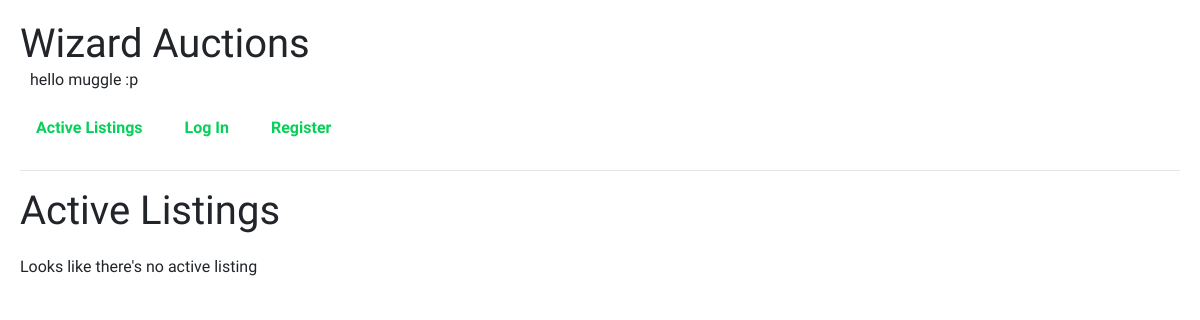
/categories/2, run on an earlier commit of the app's database.
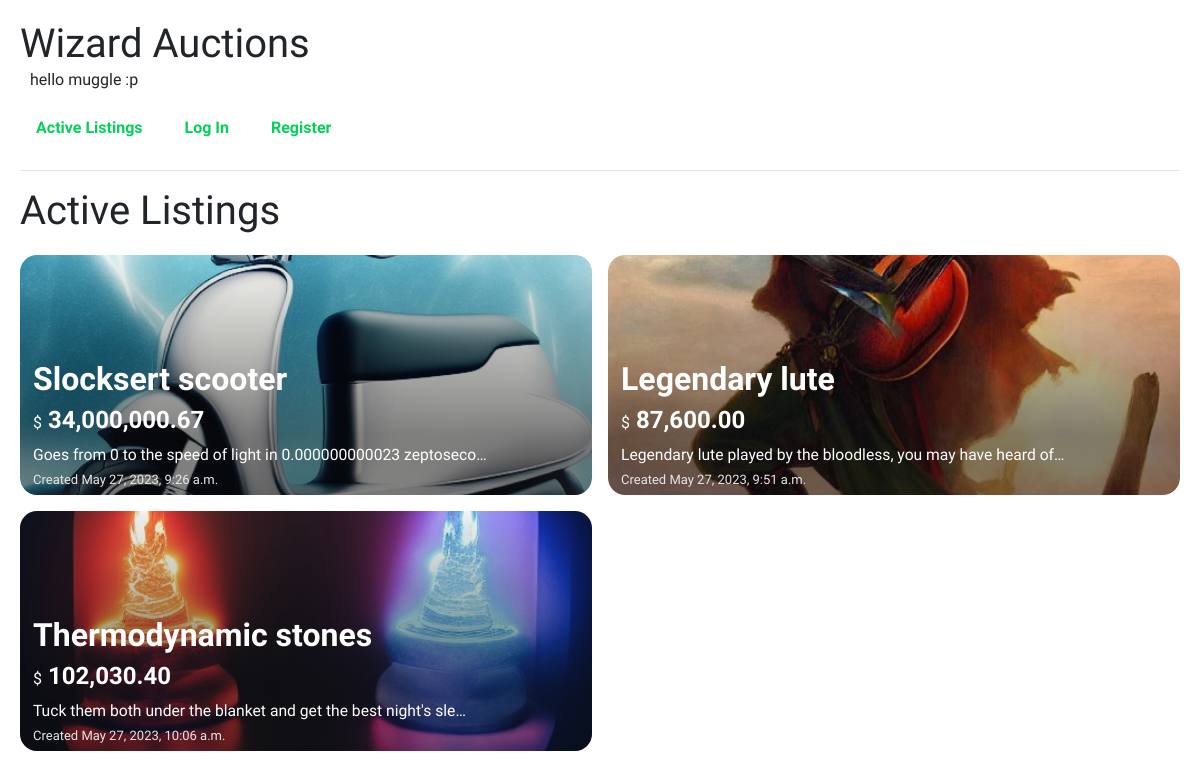
And on a later commit of the database.
### auctions/models.py (models this page shows, shortened)
class Listing(models.Model):
    title = models.CharField(max_length=30)
    date = models.DateTimeField(auto_now_add=True)
    author = models.ForeignKey('User', on_delete=models.CASCADE, related_name='author_listings')
    description = models.TextField(blank=True)
    picture = models.ImageField(blank=True, null=True)
    category = models.ForeignKey('Category', on_delete=models.CASCADE, related_name='listings', blank=True, null=True)
    active = models.BooleanField(default=True)

class Bid(models.Model):
    price = models.PositiveIntegerField()
    user = models.ForeignKey('User', on_delete=models.CASCADE, related_name='bids')
    listing = models.ForeignKey('Listing', on_delete=models.CASCADE, related_name='bids')
    def __str__(self) -> str:
        return f"{self.price}"

### auctions/views.py (the view)
# urls.py: path("categories/<int:category_id>", views.category, name="category"),
def category(request, category_id):
    category = get_object_or_404(Category, pk=category_id)
    listings = category.listings.all()
    return render(request, "auctions/index.html", {"listings":listings})

### auctions/templatetags/price_format.py (called while the page is built)
@register.filter(name="currency_format")
@stringfilter
def format_to_currency(num: str) -> str:
    num = format_string_as_int(num)
    num = put_cents(num)
    num = put_comma_every_three_digits(num)
    return num

def format_string_as_int(string: str) -> str:
    num = ''
    first_digit_found = False
    for char in string:
        if not first_digit_found and '1' <= char <= '9':
            first_digit_found = True
        if first_digit_found and '0' <= char <= '9':
            num = ''.join((num, char))
    return num or '0'

def put_cents(num: str) -> str:
    digits = len(num)
    match digits:
        case 1:
            num = ''.join(('0.0', num))
        case 2:
            num = ''.join(('0.', num))
        case _:
            num = '.'.join((num[:-2], num[-2::]))
    return num

def put_comma_every_three_digits(num: str) -> str:
    digits, DECIMAL_PLACES, MIN_DIGITS_TO_PUT_COMMA = len(num), 3, 4
    if digits - DECIMAL_PLACES < MIN_DIGITS_TO_PUT_COMMA: return num
    count = 0
    formated_num = ''
    for i in range(digits - DECIMAL_PLACES - 1, -1, -1):
        if count % 3 == 0 and count != 0:
            formated_num = ''.join((',', formated_num))
        formated_num = ''.join((num[i], formated_num))
        count += 1
    return ''.join((formated_num, num[-DECIMAL_PLACES::]))

### auctions/templates/auctions/index.html (shortened to what this page needs)
{% extends "auctions/layout.html" %}
{% load price_format %}
{% load static %}
{% block body %}
  <h2>Active Listings</h2>
  <div class="listings-grid">
    {% for listing in listings %}
    <div class="listing-item listing-item-wide" style="background-image:url('{% static listing.picture %}')">
      <a href="{% url 'listing_page' listing.id %}">
        <div class="info">
          <h1 class="title"><strong>{{ listing.title|capfirst }}</strong></h1>
          <h2 class="price"><span>$</span> <strong>{{ listing.bids.last|currency_format }}</strong></h2>
          {% if listing.description %}
            <p id="description">{{ listing.description|capfirst|truncatechars:62 }}</p>
          {% endif %}
          <p id="date">Created {{ listing.date }}</p>
        </div>
      </a>
    </div>
    {% empty %}
    <p>Looks like there's no active listing</p>
    {% endfor %}
  </div>
{% endblock %}

### auctions/templates/auctions/layout.html (shortened to what this page needs)
{% load static %}
<!DOCTYPE html>
<html lang="en">
    <head>
        <link rel="stylesheet" href="https://stackpath.bootstrapcdn.com/bootstrap/4.4.1/css/bootstrap.min.css">
        <link href="{% static 'auctions/styles.css' %}" rel="stylesheet">
    </head>
    <body>
        <div class="header">
            <h1>Wizard Auctions</h1>
            <div class="user">
                {% if user.is_authenticated %}
                    Welcome master <strong>{{ user.username }}</strong>.
                {% else %}
                    hello muggle :p
                {% endif %}
            </div>
        </div>
        <ul class="nav">
            <li class="nav-item">
                <a class="nav-link" href="{% url 'index' %}">Active Listings</a>
            </li>
            {% if user.is_authenticated %}
                <li class="nav-item">
                <a class="nav-link" href="{% url 'watchlist' %}">Watchlist</a>
                </li>
                <li class="nav-item">
                <a class="nav-link" href="{% url 'categories' %}">Categories</a>
                </li>
                <li class="nav-item">
                <a class="nav-link" href="{% url 'create_listing' %}">Create Listing</a>
                </li>
                <li class="nav-item">
                <a class="nav-link" href="{% url 'logout' %}">Log Out</a>
                </li>
            {% else %}
                <li class="nav-item">
                <a class="nav-link" href="{% url 'login' %}">Log In</a>
                </li>
                <li class="nav-item">
                <a class="nav-link" href="{% url 'register' %}">Register</a>
                </li>
            {% endif %}
        </ul>
        <hr>
        {% block body %}
        {% endblock %}
    </body>
</html>

### auctions/static/auctions/styles.css (style rules this page uses)
body { padding: 20px; font-family: 'Plus Jakarta Sans', sans-serif; }
.header h1 { margin: 0; }
.user { margin-bottom: 10px; margin-left: 10px; }
.nav { list-style-type: none; margin: 0; padding: 0; overflow: hidden; }
.nav li { float: left; margin-right: 10px; }
.nav li a { display: block; color: hsl(145, 93%, 42%); text-align: center; padding: 14px 16px; text-decoration: none; font-weight: bold; transition: color 0.2s ease-in-out; }
h2 { font-size: 2.5rem; }
.listings-grid { margin-top: 20px; display: grid; gap: 1rem; grid-template-columns: repeat(auto-fit, minmax(400px, 1fr)); grid-auto-rows: 240px; }
.listing-item { overflow: hidden; background-size: cover; background-position: center; background-repeat: no-repeat; color: #fff; text-align: center; border-radius: 17px; position: relative; }
.listing-item::after { content: ""; position: absolute; bottom: 0; left: 0; width: 100%; padding: 10px; font-size: 16px; }
.listing-item::before { border-radius: 17px; content: ""; position: absolute; top: 0; left: 0; width: 100%; height: 100%; background-image: linear-gradient(to top, rgba(10, 10, 10, 0.5) 25%, transparent); pointer-events: none; }
.info { padding: 0 10px; position: absolute; bottom: 3px; left: 3px; text-align: left; width: 100%; }
.listings-grid a { color: white; }
.title { font-size: 2rem; }
.price { font-size: 1.5rem; }
.info p { margin-bottom: 3px; font-size: 0.98rem; }
.info span { font-size: medium; }
#date { color: hsl(0, 0%, 90%); font-size: small; }
@media screen and (min-width: 600px) { .listing-item-wide { grid-column: span 1.6 / auto; } }

What changed in the data, as far as the page shows it:
added Listing: picture (picture), title "Slocksert scooter", bids.last "34,000,000.67", description "Goes from 0 to the speed of light in 0.000000000023 zeptoseco…", date "May 27, 2023, 9:26 a.m."
added Listing: title "Legendary lute", bids.last "87,600.00", description "Legendary lute played by the bloodless, you may have heard of…", date "May 27, 2023, 9:51 a.m."
added Listing: title "Thermodynamic stones", bids.last "102,030.40", description "Tuck them both under the blanket and get the best night's sle…", date "May 27, 2023, 10:06 a.m."
Also different on the page:
text no longer shown: "Looks like there's no active listing"
